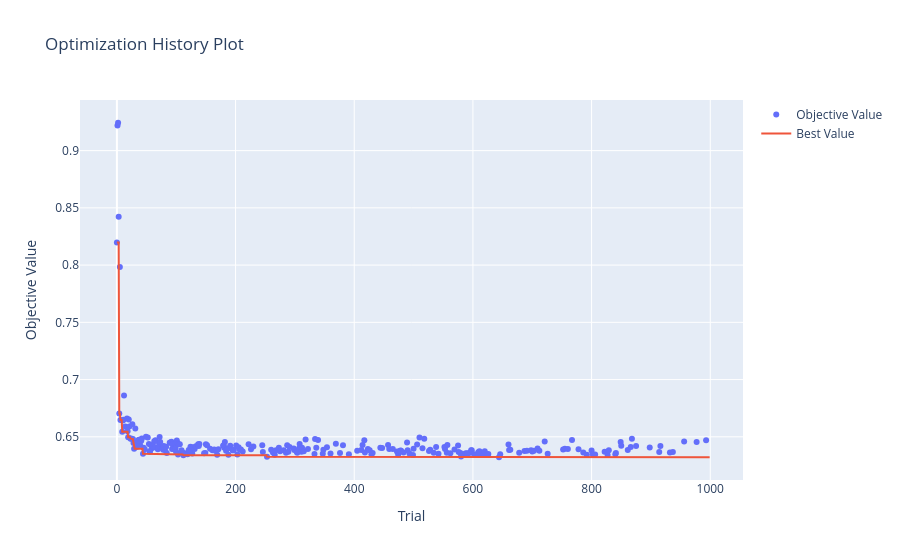

Here is the notebook cell this chart was saved with:
### Markdown cell above
Visto que uma característica definidora da floresta aleatória é a atribuição de diferentes atributos para as árvores, a redução de dimensionalidade por PCA é uma transformação que impacta diretamente seu funcionamento. Nesse sentido, faz sentido que este parâmetro tome grande parte da importância. Em seguida,

### Code cell
vis.plot_optimization_history(estudo_hpc)

### Figure 1 — Plotly figure (JSON) as saved in the notebook; plotly's stock layout.template omitted (floating-point values rounded to 4 significant figures; data arrays with more than 128 entries replaced by an {"elided": "..."} marker saying what was removed)
{"data": [{"mode": "markers", "name": "Objective Value", "type": "scatter", "x": {"elided": "258 int values"}, "y": {"elided": "258 float values"}}, {"mode": "lines", "name": "Best Value", "type": "scatter", "x": {"elided": "1000 int values"}, "y": {"elided": "1000 float values"}}, {"marker": {"color": "#cccccc"}, "mode": "markers", "name": "Infeasible Trial", "showlegend": false, "type": "scatter", "x": [], "y": []}], "layout": {"title": {"text": "Optimization History Plot"}, "xaxis": {"title": {"text": "Trial"}}, "yaxis": {"title": {"text": "Objective Value"}}}}
